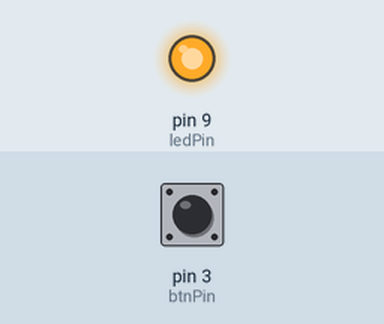
This sketch was run on a simulated Arduino Uno, built with avr-gcc and run on an emulated ATmega328P. On the bench: output pins drawn as LEDs (lit = HIGH). The inputs (shaded band) are chosen by the test bench; at power-on: pin 3 (btnPin) LOW. What the sketch prints to the serial monitor is not drawn.

Above: at 1.2 s.
1.3 s: pin 3 (btnPin) pulled HIGH for 0.15 s
At 1.37 s:
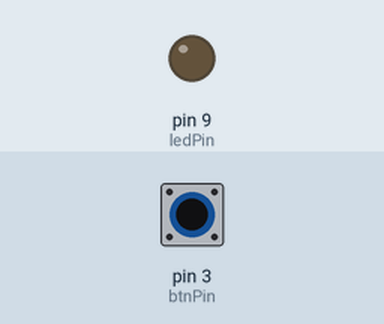
2.9 s: pin 3 (btnPin) pulled HIGH for 3.2 s
At 6.4 s:
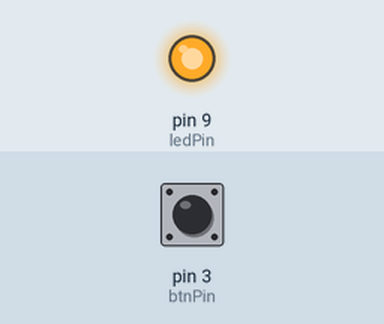
Timing chart, 0 to 7.9 s (numbered marks = the images above; inputs shaded):
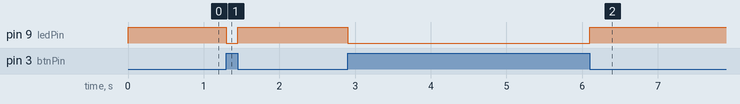

The sketch:

BtnControlLed.ino
```cpp
/*
   Simple button controlled led
   The circuit:
   1.A push button is attached to D2 with pull down resistor.
   2.An led is attached to D8 with a resistor in series.
   Created 2019-08-30
   Author: Bruce Chiu
   Mail: boo.chiu@gmail.com
*/
//D3外接下拉電阻，為正向邏輯的電路，D9外接LED並串上適當的電阻，或使用模組
const byte btnPin = 3;// 按鈕連接在D3，正向邏輯
const byte ledPin = 9;// LED 連接在D9
bool btnState = LOW; //存放讀取值的bool變數

void setup() {
  Serial.begin(115200);
  Serial.print("Example:BtnControlLed");
  pinMode(btnPin, INPUT);   //設定D3為輸入
  pinMode(ledPin, OUTPUT);  //設定D9為輸出
}

void loop() {
  btnState = digitalRead(btnPin);   // 讀取輸入腳位
  digitalWrite(ledPin, !btnState);  // 依據輸入腳位的狀態設定LED狀態
}
```

Measured:
- after the input at 1.3 s, pin 9 (ledPin): HIGH → LOW at once, → HIGH 0.15 s later
- after the input at 2.9 s, pin 9 (ledPin): HIGH → LOW at once, → HIGH 3.2 s later
